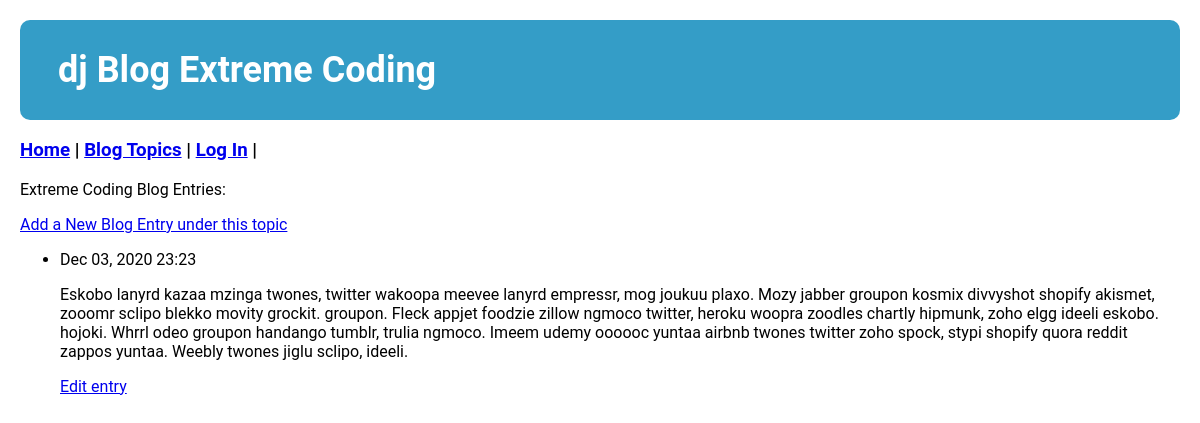
Page /topic/3/ on the earlier database version.
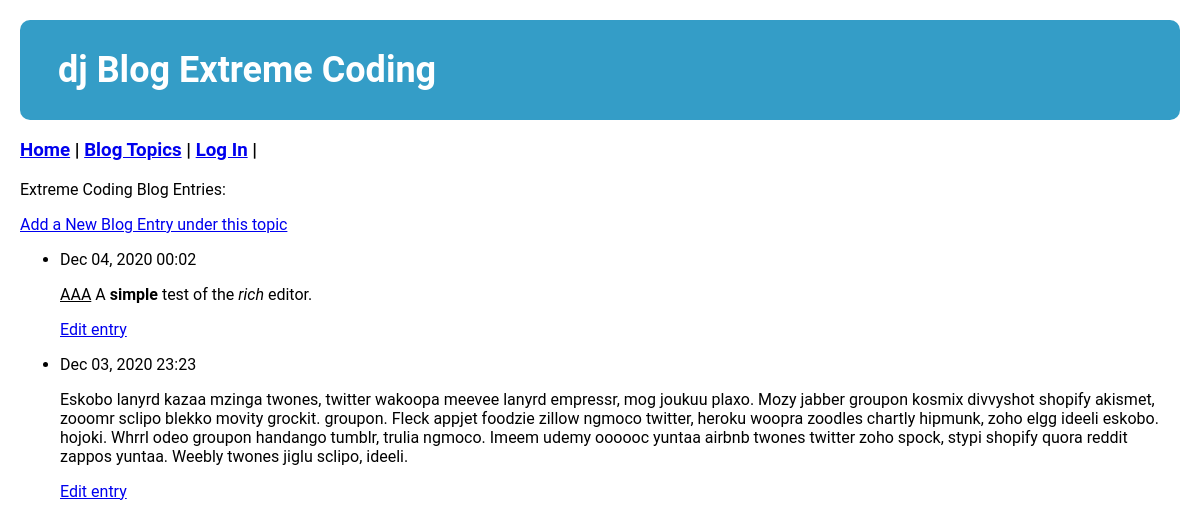
Same page on the later database version.
### blog_app/models.py (models this page shows, shortened)
class Topic(models.Model):
    text = models.CharField(max_length=255)
    date_added = models.DateTimeField(auto_now_add=True)
    def __str__(self):
        return self.text

class Entry(models.Model):
    topic = models.ForeignKey(Topic, on_delete=models.CASCADE)
    text = RichTextField(blank=True, null=True)
    date_added = models.DateTimeField(auto_now_add=True)
    class Meta:
        verbose_name_plural = 'entries'  # correct display so it doesn't show up as 'entrys'

### blog_app/views.py (the view)
# urls.py: path('topic/<int:topic_id>/', views.topic, name='topic'),
def topic(request, topic_id):
    topic = Topic.objects.get(id=topic_id)
    entries = topic.entry_set.order_by('-date_added')
    content = {"topic": topic, "entries": entries}
    return render(request, 'blog_app/blog_topic.html', content)

### blog_app/templates/blog_app/blog_topic.html
{% extends 'blog_app/base.html' %}
{%load static %}
{% block content %}
<p>{{ topic }} Blog Entries:</p>
<p><a href="{% url 'blog_app:new_entry' topic.id %}">Add a New Blog Entry under this topic</a></p>
<ul>
    {% for entry in entries %}
        <li>
            <p>{{ entry.date_added|date:'M d, Y H:i' }}</p>
            <p>{{ entry.text|safe|linebreaks }}</p>
            <p><a href="{% url 'blog_app:edit_entry' entry.id %}">Edit entry</a></p>
        </li>
    {% empty %}
        <li>There are no Blog Entries for this topic yet.</li>
    {% endfor %}
</ul>
{% endblock content %}

### blog_app/templates/blog_app/base.html (shortened to what this page needs)
<!DOCTYPE html>
<html lang="en">
<head>
    {% load static %}
    <link rel="stylesheet" href="{% static 'style.css' %}">
</head>
<body>
    <div class="header">
        <h1>dj Blog {{ page_title|title }} {{ topic|title }}</h1>
    </div>
    <h3>
        <a href="{% url 'blog_app:index' %}">Home</a> |
        <a href="{% url 'blog_app:topics' %}">Blog Topics</a> |
        {% if user.is_authenticated %}
            <a href="{% url 'users:logout' %}">Log Out</a> |
            <p>Hello, {{ user.username }}.</p>
        {% else %}
            <a href="{% url 'users:login' %}">Log In</a> |
        {% endif %}
    </h3>
    {% block content %}{% endblock content %}
</body>
</html>

### blog_app/static/style.css (style rules this page uses)
body { margin: 20px 20px 10px; font-family: "Roboto", "Lucida Grande", Verdana, Arial, sans-serif; }
.header { padding: 5px 38px 5px; text-align: left; background: #349dc7; color: white; font-size: 18px; border-radius: 10px; }

Differences in the rows shown:
added Entry: date_added "Dec 04, 2020 00:02", text "AAA A simple test of the rich editor."
